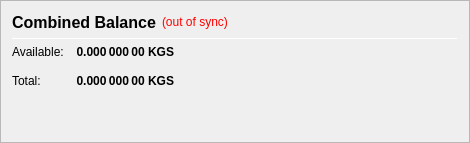
                   <widget class="QFrame" name="frame_CombinedBalances">
                    <property name="minimumSize">
                     <size>
                      <width>470</width>
                      <height>0</height>
                     </size>
                    </property>
                    <property name="frameShape">
                     <enum>QFrame::StyledPanel</enum>
                    </property>
                    <property name="frameShadow">
                     <enum>QFrame::Raised</enum>
                    </property>
                    <layout class="QVBoxLayout" name="verticalLayout_5">
                     <item>
                      <layout class="QHBoxLayout" name="horizontalLayout_5" stretch="0,0,0">
                       <item>
                        <widget class="QLabel" name="label_5z">
                         <property name="minimumSize">
                          <size>
                           <width>0</width>
                           <height>20</height>
                          </size>
                         </property>
                         <property name="font">
                          <font>
                           <pointsize>12</pointsize>
                           <weight>75</weight>
                           <bold>true</bold>
                          </font>
                         </property>
                         <property name="toolTip">
                          <string>Combined Balance (including unconfirmed and immature coins)</string>
                         </property>
                         <property name="text">
                          <string>Combined Balance</string>
                         </property>
                        </widget>
                       </item>
                       <item>
                        <widget class="QLabel" name="labelWalletStatus">
                         <property name="cursor">
                          <cursorShape>WhatsThisCursor</cursorShape>
                         </property>
                         <property name="toolTip">
                          <string>The displayed information may be out of date. Your wallet automatically synchronizes with the KGS network after a connection is established, but this process has not completed yet.</string>
                         </property>
                         <property name="styleSheet">
                          <string notr="true">QLabel { color: red; }</string>
                         </property>
                         <property name="text">
                          <string notr="true">(out of sync)</string>
                         </property>
                         <property name="alignment">
                          <set>Qt::AlignLeading|Qt::AlignLeft|Qt::AlignVCenter</set>
                         </property>
                        </widget>
                       </item>
                       <item>
                        <spacer name="horizontalSpacer_1">
                         <property name="orientation">
                          <enum>Qt::Horizontal</enum>
                         </property>
                         <property name="sizeHint" stdset="0">
                          <size>
                           <width>40</width>
                           <height>20</height>
                          </size>
                         </property>
                        </spacer>
                       </item>
                      </layout>
                     </item>
                     <item>
                      <widget class="Line" name="line_CombinedBalance">
                       <property name="minimumSize">
                        <size>
                         <width>0</width>
                         <height>1</height>
                        </size>
                       </property>
                       <property name="maximumSize">
                        <size>
                         <width>16777215</width>
                         <height>1</height>
                        </size>
                       </property>
                       <property name="orientation">
                        <enum>Qt::Horizontal</enum>
                       </property>
                      </widget>
                     </item>
                     <item>
                      <layout class="QGridLayout" name="gridLayout_3">
                       <property name="spacing">
                        <number>12</number>
                       </property>
                       <item row="1" column="0">
                        <widget class="QLabel" name="labelBalanceTextz">
                         <property name="text">
                          <string>Available:</string>
                         </property>
                        </widget>
                       </item>
                       <item row="1" column="1">
                        <widget class="QLabel" name="labelBalancez">
                         <property name="font">
                          <font>
                           <weight>75</weight>
                           <bold>true</bold>
                          </font>
                         </property>
                         <property name="cursor">
                          <cursorShape>IBeamCursor</cursorShape>
                         </property>
                         <property name="toolTip">
                          <string>Your current spendable balance</string>
                         </property>
                         <property name="text">
                          <string notr="true">0.000 000 00 KGS</string>
                         </property>
                         <property name="alignment">
                          <set>Qt::AlignRight|Qt::AlignTrailing|Qt::AlignVCenter</set>
                         </property>
                         <property name="textInteractionFlags">
                          <set>Qt::LinksAccessibleByMouse|Qt::TextSelectableByKeyboard|Qt::TextSelectableByMouse</set>
                         </property>
                        </widget>
                       </item>
                       <item row="2" column="0">
                        <widget class="QLabel" name="labelTotalTextz">
                         <property name="text">
                          <string>Total:</string>
                         </property>
                        </widget>
                       </item>
                       <item row="2" column="1">
                        <widget class="QLabel" name="labelTotalz">
                         <property name="font">
                          <font>
                           <weight>75</weight>
                           <bold>true</bold>
                          </font>
                         </property>
                         <property name="cursor">
                          <cursorShape>IBeamCursor</cursorShape>
                         </property>
                         <property name="toolTip">
                          <string>Total Balance, including all unavailable coins.</string>
                         </property>
                         <property name="text">
                          <string notr="true">0.000 000 00 KGS</string>
                         </property>
                         <property name="alignment">
                          <set>Qt::AlignRight|Qt::AlignTrailing|Qt::AlignVCenter</set>
                         </property>
                         <property name="textInteractionFlags">
                          <set>Qt::LinksAccessibleByMouse|Qt::TextSelectableByKeyboard|Qt::TextSelectableByMouse</set>
                         </property>
                        </widget>
                       </item>
                       <item row="2" column="3">
                        <spacer name="horizontalSpacer_2">
                         <property name="orientation">
                          <enum>Qt::Horizontal</enum>
                         </property>
                         <property name="sizeHint" stdset="0">
                          <size>
                           <width>40</width>
                           <height>20</height>
                          </size>
                         </property>
                        </spacer>
                       </item>
                      </layout>
                     </item>
                     <item>
                      <spacer name="verticalSpacer_1">
                       <property name="orientation">
                        <enum>Qt::Vertical</enum>
                       </property>
                       <property name="sizeHint" stdset="0">
                        <size>
                         <width>20</width>
                         <height>40</height>
                        </size>
                       </property>
                      </spacer>
                     </item>
                    </layout>
                   </widget>
